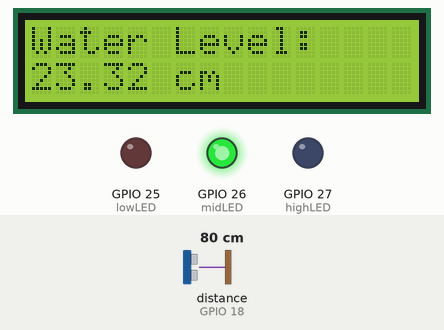
A sketch run on a simulated ESP32. Shown: 16×2 character LCD, output pins drawn as LEDs (lit = HIGH). Wiring (from diagram.json): ultrasonic range finder: trigger GPIO 5; echo GPIO 18. Inputs (shaded band) come from the test bench; at power-on: distance to the obstacle (sensor on GPIO 18) 80 cm. The echo pulse lasts 58.3 µs per cm; pins used as bus, display or sensor lines are not drawn; what the sketch prints to the serial monitor is not drawn.

Above: at 1.2 s.
1.3 s: distance to the obstacle (sensor on GPIO 18) set to 55 cm
At 2.6 s:
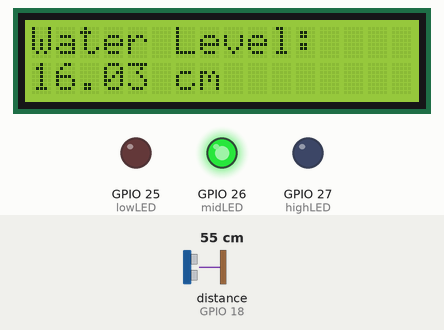
3.6 s: distance to the obstacle (sensor on GPIO 18) set to 48 cm
At 4.9 s:
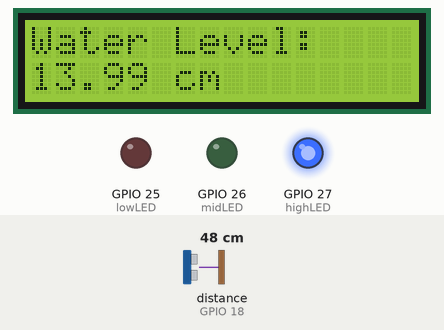
5.6 s: distance to the obstacle (sensor on GPIO 18) set to 120 cm
At 7.3 s:
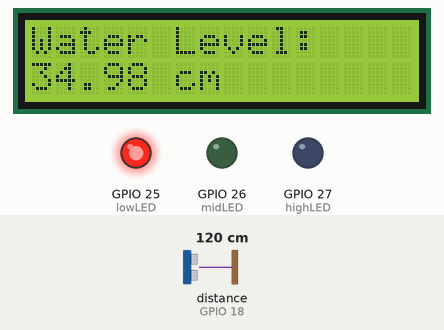
Timing chart, 0 to 8.8 s (numbered marks = the images above; inputs shaded):
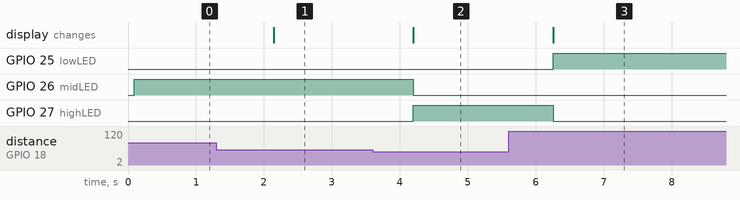

Measured:
- the behaviour switches between 52 and 51 cm on distance to the obstacle (sensor on GPIO 18) (found by bisection; images 1 and 2)
- after the input at 1.3 s, the display: changes after 0.85 s (image 1)
- after the input at 3.6 s, GPIO 26 (midLED): HIGH → LOW after 0.60 s; GPIO 27 (highLED): LOW → HIGH after 0.60 s; the display: changes after 0.60 s (image 2)
- after the input at 5.6 s, GPIO 25 (lowLED): LOW → HIGH after 0.66 s; GPIO 27 (highLED): HIGH → LOW after 0.66 s; the display: changes after 0.66 s (image 3)

The sketch:

sketch.ino
```cpp
#include <Wire.h>
#include <LiquidCrystal_I2C.h>

// Define Ultrasonic Sensor Pins
const int trigPin = 5;
const int echoPin = 18;

// Define LED Pins
const int lowLED = 25;
const int midLED = 26;
const int highLED = 27;

// Initialize LCD with correct I2C address
LiquidCrystal_I2C lcd(0x27, 16, 2);

void setup() {
  // Start Serial Monitor
  Serial.begin(115200);

  // Set Ultrasonic Sensor Pins
  pinMode(trigPin, OUTPUT);
  pinMode(echoPin, INPUT);

  // Set LED Pins
  pinMode(lowLED, OUTPUT);
  pinMode(midLED, OUTPUT);
  pinMode(highLED, OUTPUT);

  // Initialize LCD
  lcd.init();
  lcd.backlight();
}

void loop() {
  // Trigger Ultrasonic Sensor
  digitalWrite(trigPin, LOW);
  delayMicroseconds(2);
  digitalWrite(trigPin, HIGH);
  delayMicroseconds(10);
  digitalWrite(trigPin, LOW);

  // Read Echo Pulse
  long duration = pulseIn(echoPin, HIGH);

  // Convert duration to distance in cm
  float distance = (duration * 0.01) / 2;

  // 🔍 Clamp invalid readings
  if (distance <= 0 || distance > 400) {
    distance = 0; // Set invalid readings to 0
  }

  // Print to Serial Monitor (Debugging)
  Serial.print("Distance: ");
  Serial.print(distance);
  Serial.println(" cm");

  // Display Distance on LCD
  lcd.clear();
  lcd.setCursor(0, 0);
  lcd.print("Water Level:");
  lcd.setCursor(0, 1);

  if (distance == 0) {
    lcd.print("Invalid");
  } else {
    lcd.print(distance);
    lcd.print(" cm");
  }

  // Light LEDs Based on Distance
  if (distance == 0) {
    // All off if invalid reading
    digitalWrite(lowLED, LOW);
    digitalWrite(midLED, LOW);
    digitalWrite(highLED, LOW);
  } else if (distance > 30) {
    digitalWrite(lowLED, HIGH);
    digitalWrite(midLED, LOW);
    digitalWrite(highLED, LOW);
  } else if (distance <= 30 && distance > 15) {
    digitalWrite(lowLED, LOW);
    digitalWrite(midLED, HIGH);
    digitalWrite(highLED, LOW);
  } else {
    digitalWrite(lowLED, LOW);
    digitalWrite(midLED, LOW);
    digitalWrite(highLED, HIGH);
  }

  delay(1000); // Delay for stability (1 sec)
}
```
